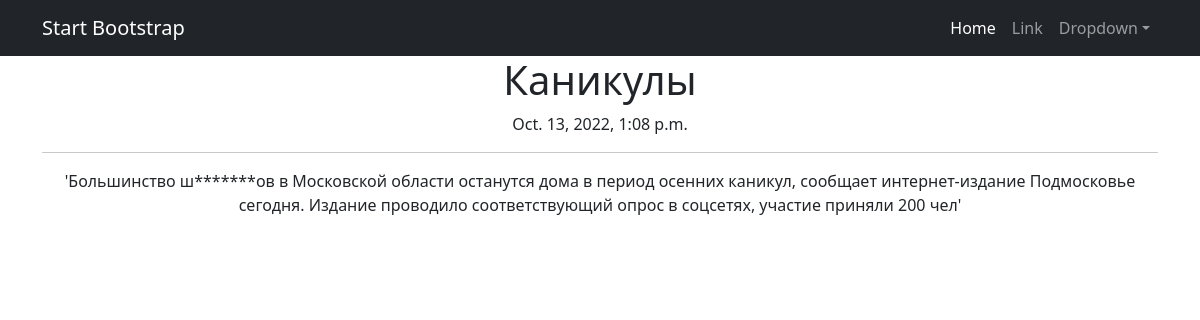
The page /news/2 on the database its author committed.
### news/models.py (models this page shows, shortened)
class Post(models.Model):
    author = models.ForeignKey(Author, on_delete=models.CASCADE)
    neworart = models.BooleanField(default=False)
    time_in = models.DateTimeField(auto_now_add=True)
    category = models.ManyToManyField(Category, through = 'PostCategory')
    title = models.CharField(max_length=100)
    text = models.TextField()
    rating_post = models.IntegerField(default=0)

### news/views.py (the view)
# urls.py: path('<int:pk>', NewDetail.as_view())
class NewDetail(DetailView):
    model = Post
    template_name = 'flatpages/post.html'
    context_object_name = 'new'

### news/templatetags/custom_filters.py (called while the page is built)
@register.filter()
def censor(value: str):
    variants = ['тормоз', 'собака', 'дурак', 'школьник', 'гузно', 'редиска']
    ln = len(variants)
    filtred_message = ''
    string = ''
    pattern = '*'
    for i in value:
        string += i
        flag = 0
        for j in variants:
            if not string in j:
                flag += 1
            if string == j:
                filtred_message += string[0] + (pattern * (len(string) - 1))
                flag -= 1
                string = ''
        if flag == ln:
            filtred_message += string
            string = ''
    if string != '' and string not in variants:
        filtred_message += string
    elif string != '':
        filtred_message += string[0] + (pattern * (len(string) - 1))
    return filtred_message

### Templates/Flatpages/post.html (shortened to what this page needs)
{% extends 'flatpages/default.html' %}
{% load custom_filters %}
{% block content %}
<h1>{{ new.title|censor }}</h1>
{{ new.time_in }}
<hr>
{{ new.text|censor }}
{% endblock content %}

### rows shown on the page
Post: title|censor "Каникулы", time_in "Oct. 13, 2022, 1:08 p.m.", text|censor "'Большинство ш*******ов в Московской области останутся дома в период осенних каникул, сообщает интернет-издание Подмосковье сегодня. Издание проводило соответствующий опрос в соцсетях, участие приняли 200 чел'"
